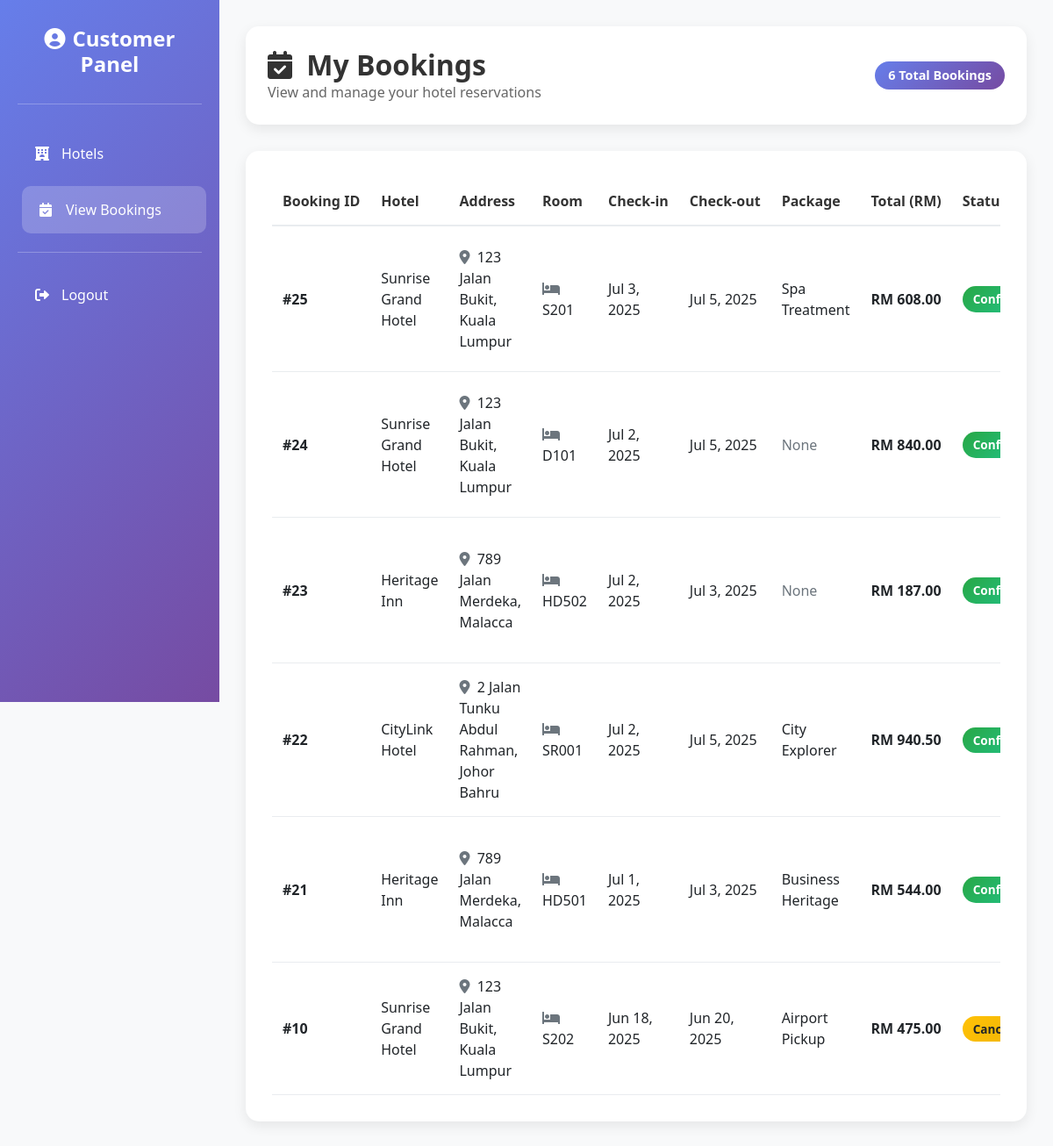
/User/view_booking.php (signed in), run on the app's committed database.
### tables this page shows
CREATE TABLE `booking` (
  `booking_id` int(11) NOT NULL,
  `customer_id` int(11) NOT NULL,
  `room_id` int(11) NOT NULL,
  `package_id` int(11) DEFAULT NULL,
  `booking_date` date NOT NULL,
  `check_in_date` date NOT NULL,
  `check_out_date` date NOT NULL,
  `payment_status` enum('Paid','Unpaid') DEFAULT 'Unpaid',
  `booking_status` enum('confirmed','cancelled','pending','requesting','verifying') DEFAULT 'pending',
  `total_amount` decimal(10,2) DEFAULT NULL,
  `created_at` timestamp NOT NULL DEFAULT current_timestamp()
);

CREATE TABLE `hotel` (
  `hotel_id` int(11) NOT NULL,
  `hotel_name` varchar(100) NOT NULL,
  `address` text NOT NULL,
  `phone_number` varchar(20) DEFAULT NULL,
  `email` varchar(100) DEFAULT NULL,
  `description` text DEFAULT NULL,
  `average_rating` decimal(3,2) DEFAULT 0.00,
  `hotel_image` varchar(255) DEFAULT NULL
);

CREATE TABLE `room` (
  `room_id` int(11) NOT NULL,
  `room_number` varchar(10) NOT NULL,
  `category_id` int(11) NOT NULL,
  `hotel_id` int(11) NOT NULL,
  `status` enum('available','unavailable') DEFAULT 'available'
);

CREATE TABLE `package` (
  `package_id` int(11) NOT NULL,
  `package_name` varchar(100) NOT NULL,
  `description` text DEFAULT NULL,
  `price` decimal(10,2) NOT NULL CHECK (`price` > 0),
  `hotel_id` int(11) DEFAULT NULL
);

CREATE TABLE `room_category` (
  `category_id` int(11) NOT NULL,
  `hotel_id` int(11) NOT NULL,
  `category_name` varchar(100) NOT NULL,
  `description` text DEFAULT NULL,
  `price` decimal(10,2) NOT NULL CHECK (`price` > 0),
  `discount` decimal(5,2) DEFAULT 0.00 CHECK (`discount` >= 0 and `discount` <= 50),
  `room_image` varchar(255) DEFAULT NULL
);

### User/view_booking.php (the view, shortened to what this page needs)
<?php
require_once('connect/connection.php');
$customer_id = $_SESSION['customer_id'];
$sql = "
    SELECT b.booking_id, b.check_in_date, b.check_out_date, b.booking_date, b.payment_status, b.booking_status,
           r.room_number,
           c.price, c.discount,
           h.hotel_name, h.address,
           p.package_name, p.price AS package_price
    FROM Booking b
    JOIN Room r ON b.room_id = r.room_id
    JOIN Hotel h ON r.hotel_id = h.hotel_id
    JOIN room_category c ON r.category_id = c.category_id
    LEFT JOIN Package p ON b.package_id = p.package_id
    WHERE b.customer_id = $customer_id
    ORDER BY b.created_at DESC
";
$result = mysqli_query($connect, $sql);
?>
<!DOCTYPE html>
<html lang="en">
<head>
    <link href="https://cdn.jsdelivr.net/npm/bootstrap@5.1.3/dist/css/bootstrap.min.css" rel="stylesheet">
    <link href="https://cdnjs.cloudflare.com/ajax/libs/font-awesome/6.0.0/css/all.min.css" rel="stylesheet">
    <link rel="stylesheet" href="https://cdn.jsdelivr.net/npm/bootstrap-icons@1.3.0/font/bootstrap-icons.css">
    <link rel="stylesheet" href="../style.css">
</head>
<body>
<div class="wrapper">
    <div class="sidebar">
        <div class="sidebar-content">
            <h4>
                <i class="fas fa-user-circle me-2"></i>Customer Panel
            </h4>
            <hr class="text-white mb-4">
            <nav class="nav flex-column">
                <a class="nav-link" href="hotel.php">
                    <i class="fas fa-hotel"></i>
                    Hotels
                </a>
                <a class="nav-link active" href="view_booking.php">
                    <i class="fas fa-calendar-check"></i>
                    View Bookings
                </a>
                <hr class="text-white">
                <a class="nav-link" href="#" onclick="confirmLogout(event)">
                    <i class="fas fa-sign-out-alt"></i>
                    Logout
                </a>
            </nav>
        </div>
    </div>
    <div class="main-content">
        <div class="welcome-header">
            <div class="d-flex justify-content-between align-items-center flex-wrap">
                <div>
                    <h2 class="page-title">
                        <i class="fas fa-calendar-check me-2"></i>
                        My Bookings
                    </h2>
                    <p class="page-subtitle">View and manage your hotel reservations</p>
                </div>
                <div class="text-end">
                    <?php
                    $count_query = mysqli_query($connect, "SELECT COUNT(*) as total FROM Booking WHERE customer_id = $customer_id");
                    $booking_count = mysqli_fetch_assoc($count_query)['total'];
                    ?>
                    <div class="booking-count">
                        <?php echo $booking_count; ?> Total Bookings
                    </div>
                </div>
            </div>
        </div>
        <?php if (mysqli_num_rows($result) == 0): ?>
            <div class="no-bookings">
                <i class="fas fa-calendar-times"></i>
                <h3 class="text-muted">No Bookings Found</h3>
                <p class="text-muted mb-4">You haven't made any hotel reservations yet.</p>
                <a href="hotel.php" class="btn-back">
                    <i class="fas fa-hotel me-2"></i>
                    Browse Hotels
                </a>
            </div>
        <?php else: ?>
            <div class="booking-table-container">
                <div class="table-responsive">
                    <table class="table">
                        <thead>
                            <tr>
                                <th>Booking ID</th>
                                <th>Hotel</th>
                                <th>Address</th>
                                <th>Room</th>
                                <th>Check-in</th>
                                <th>Check-out</th>
                                <th>Package</th>
                                <th>Total (RM)</th>
                                <th>Status</th>
                            </tr>
                        </thead>
                        <tbody>
                            <?php while ($row = mysqli_fetch_assoc($result)):
                                $base = $row['price'];
                                $discount = $row['discount'];
                                $pkg = $row['package_price'] ?? 0;
                                $days = (strtotime($row['check_out_date']) - strtotime($row['check_in_date'])) / 86400;
                                $total = ($base + $pkg) * $days *(1 - $discount/100);
                                ?>
                                <tr>
                                    <td><strong>#<?= $row['booking_id'] ?></strong></td>
                                    <td><?= htmlspecialchars($row['hotel_name']) ?></td>
                                    <td>
                                        <i class="fas fa-map-marker-alt me-1 text-muted"></i>
                                        <?= htmlspecialchars($row['address']) ?>
                                    </td>
                                    <td>
                                        <i class="fas fa-bed me-1 text-muted"></i>
                                        <?= htmlspecialchars($row['room_number']) ?>
                                    </td>
                                    <td><?= date('M j, Y', strtotime($row['check_in_date'])) ?></td>
                                    <td><?= date('M j, Y', strtotime($row['check_out_date'])) ?></td>
                                    <td><?= $row['package_name'] ?? '<span class="text-muted">None</span>' ?></td>
                                    <td><strong>RM <?= number_format($total, 2) ?></strong></td>
                                    <td>
                                        <?php
                                        if ($row['booking_status'] === 'requesting') {
                                            echo '<span class="badge badge-warning">Cancellation Requested</span>';
                                        } elseif ($row['payment_status'] === 'Paid' && $row['booking_status'] === 'confirmed') {
                                            echo '<span class="badge badge-success">Confirmed</span>';
                                        } elseif ($row['payment_status'] === 'Paid' && $row['booking_status'] === 'pending') {
                                            echo '<span class="badge badge-secondary">Verifying</span>';
                                        } elseif ($row['payment_status'] === 'Paid' && $row['booking_status'] === 'cancelled') {
                                            echo '<span class="badge badge-danger">Cancelled</span>';
                                        } else {
                                            echo '<span class="badge badge-dark">Processing</span>';
                                        }
                                        ?>
                                    </td>
                                </tr>
                            <?php endwhile; ?>
                        </tbody>
                    </table>
                </div>
            </div>
        <?php endif; ?>
    </div>
</div>
</body>
</html>

### style.css (style rules this page uses)
body { background-color: #f8f9fa; margin: 0; font-family: 'Segoe UI', Tahoma, Geneva, Verdana, sans-serif; }
.wrapper { display: flex; min-height: 100vh; }
.sidebar { background: linear-gradient(135deg, #667eea 0%, #764ba2 100%); min-height: 100vh; color: white; position: fixed; top: 0; left: 0; width: 250px; z-index: 1000; padding: 0; }
.sidebar-content { padding: 30px 20px; }
.sidebar h4 { text-align: center; margin-bottom: 30px; font-weight: bold; }
.sidebar .nav-link { color: white; border-radius: 10px; margin: 5px 0; padding: 15px 20px; transition: all 0.3s ease; text-decoration: none; display: flex; align-items: center; }
.sidebar .nav-link:hover, .sidebar .nav-link.active { background-color: rgba(255, 255, 255, 0.2); color: white; transform: translateX(5px); }
.sidebar .nav-link i { margin-right: 10px; width: 20px; }
.main-content { margin-left: 250px; padding: 30px; min-height: 100vh; width: calc(100% - 250px); }
.welcome-header { background: white; border-radius: 15px; padding: 25px; margin-bottom: 30px; box-shadow: 0 5px 15px rgba(0, 0, 0, 0.08); }
.booking-count { background: linear-gradient(135deg, #667eea 0%, #764ba2 100%); color: white; padding: 5px 15px; border-radius: 20px; font-size: 0.9rem; font-weight: 600; }
.booking-table-container { background: white; border-radius: 15px; padding: 30px; box-shadow: 0 5px 15px rgba(0, 0, 0, 0.08); overflow-x: auto; }
.page-title { color: #333; font-weight: bold; margin-bottom: 0; }
.page-subtitle { color: #666; margin-bottom: 0; }
.badge { padding: 8px 12px; border-radius: 20px; font-size: 0.85rem; font-weight: 600; }
.badge-success { background: linear-gradient(135deg, #28a745 0%, #20c997 100%); }
.badge-warning { background: linear-gradient(135deg, #ffc107 0%, #e0a800 100%); color: #212529; }

### User/view_booking.php (style rules this page uses)
.table { margin-bottom: 0; }
.table th { background: white; color: #333; border: none; padding: 15px 12px; font-weight: 600; white-space: nowrap; border-bottom: 2px solid #e9ecef; }
.table td { padding: 15px 12px; vertical-align: middle; border-bottom: 1px solid #e9ecef; }

### data on the page
booking: booking_id "25", hotel.hotel_name "Sunrise Grand Hotel", hotel.address "123 Jalan Bukit, Kuala Lumpur", room.room_number "S201", check_in_date "Jul 3, 2025", check_out_date "Jul 5, 2025", package.package_name "Spa Treatment", total "608.00", booking_status "Confirmed"
booking: booking_id "24", hotel.hotel_name "Sunrise Grand Hotel", hotel.address "123 Jalan Bukit, Kuala Lumpur", room.room_number "D101", check_in_date "Jul 2, 2025", check_out_date "Jul 5, 2025", package_name "None", total "840.00", booking_status "Confirmed"
booking: booking_id "23", hotel.hotel_name "Heritage Inn", hotel.address "789 Jalan Merdeka, Malacca", room.room_number "HD502", check_in_date "Jul 2, 2025", check_out_date "Jul 3, 2025", package_name "None", total "187.00", booking_status "Confirmed"
booking: booking_id "22", hotel.hotel_name "CityLink Hotel", hotel.address "2 Jalan Tunku Abdul Rahman, Johor Bahru", room.room_number "SR001", check_in_date "Jul 2, 2025", check_out_date "Jul 5, 2025", package.package_name "City Explorer", total "940.50", booking_status "Confirmed"
booking: booking_id "21", hotel.hotel_name "Heritage Inn", hotel.address "789 Jalan Merdeka, Malacca", room.room_number "HD501", check_in_date "Jul 1, 2025", check_out_date "Jul 3, 2025", package.package_name "Business Heritage", total "544.00", booking_status "Confirmed"
booking: booking_id "10", hotel.hotel_name "Sunrise Grand Hotel", hotel.address "123 Jalan Bukit, Kuala Lumpur", room.room_number "S202", check_in_date "Jun 18, 2025", check_out_date "Jun 20, 2025", package.package_name "Airport Pickup", total "475.00", booking_status "Cancellation Requested"

### other printed values
$booking_count "6"
